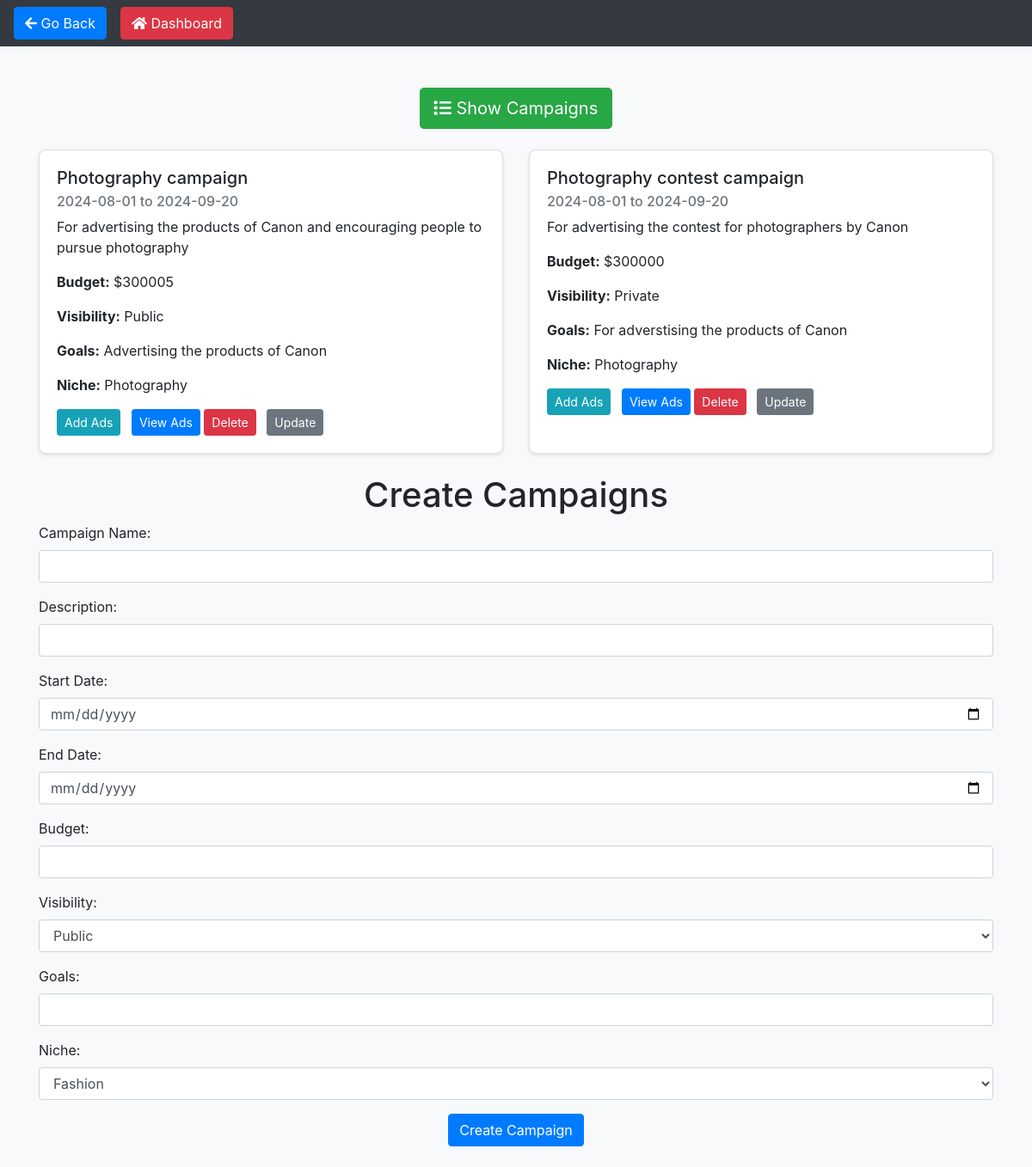
The page /campaign (signed in) on the database as committed earlier.
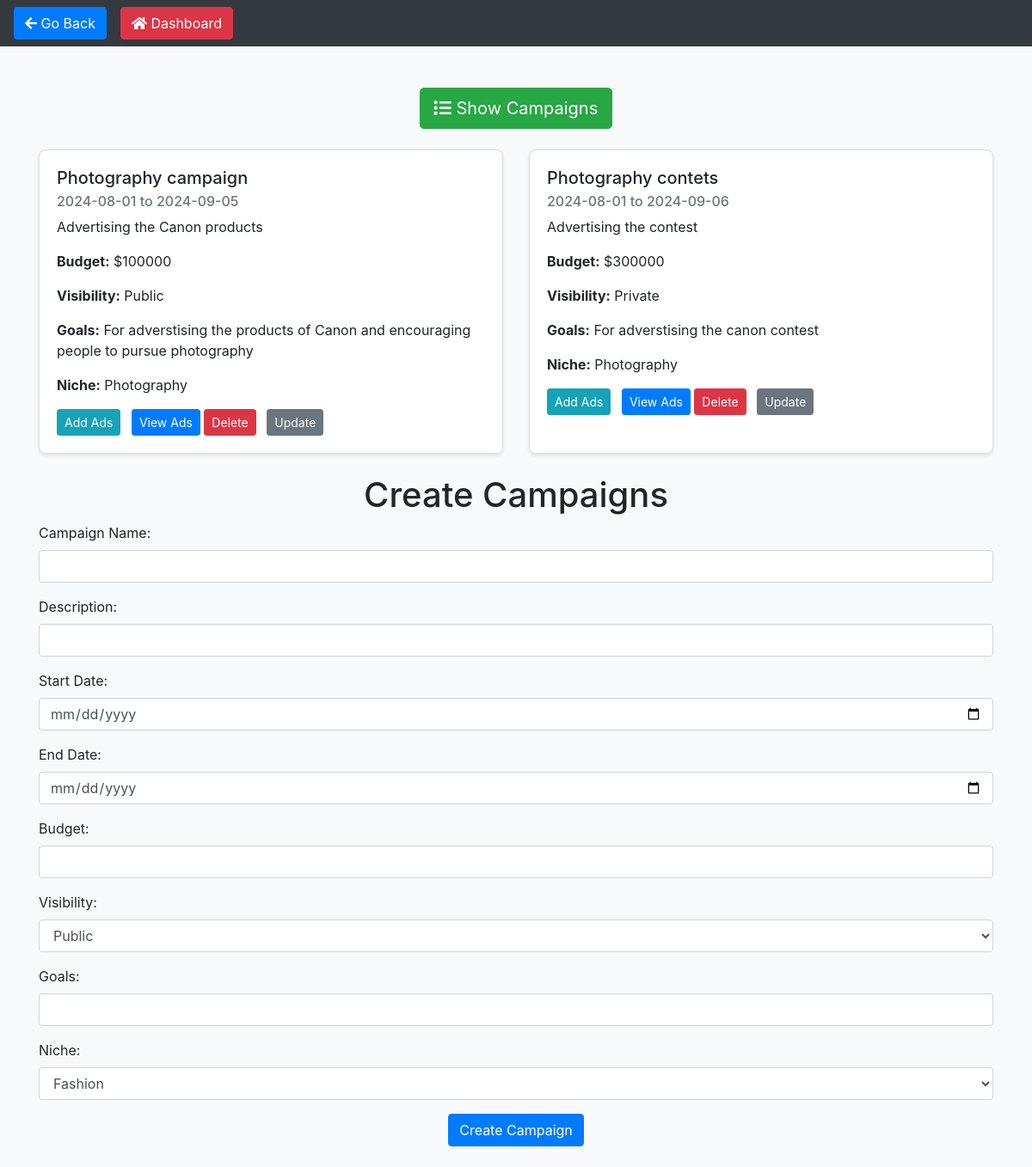
The same page on the database as committed later.
### models.py (models this page shows, shortened)
class Campaign(db.Model):
    __tablename__ = "campaign"
    id = db.Column(db.Integer, primary_key=True)
    name = db.Column(db.String(64), nullable=False)
    date_created = db.Column(db.DateTime, nullable=False, default=datetime.utcnow)
    description = db.Column(db.String(84), nullable=False)
    start_date = db.Column(db.DateTime, nullable=False)
    end_date = db.Column(db.DateTime, nullable=False)
    budget = db.Column(db.Integer, nullable=False)
    visibility = db.Column(db.String(84), nullable=False)
    goals = db.Column(db.String(84), nullable=False)
    niche = db.Column(db.String(64), nullable=False)
    user_id = db.Column(db.Integer, db.ForeignKey('user.id'), nullable=False)
    associated_influencers = db.relationship('Influencer', secondary=influencer_campaign_association,
                                             back_populates='campaigns')
    ads = db.relationship('Ad', backref='campaign', lazy=True)
    user = db.relationship('User', backref='campaigns')

### main.py (the view, shortened to what this page needs)
@app.route('/campaign', methods=["GET", "POST"])
def campaign():
    campaigns = Campaign.query.filter_by(user_id=current_user.id).all()
    return render_template('create_campaign.html',campaigns=campaigns)

### main.py (called while the page is built)
@login_manager.user_loader
def load_user(user_id):
    return User.query.get(int(user_id))

### templates/create_campaign.html (shortened to what the changed rows need)
<!DOCTYPE html>
<html>
  <head>
    <link
      href="https://stackpath.bootstrapcdn.com/bootstrap/4.3.1/css/bootstrap.min.css"
      rel="stylesheet"
    />
    <link
      href="https://cdnjs.cloudflare.com/ajax/libs/font-awesome/5.15.1/css/all.min.css"
      rel="stylesheet"
    />
    <link
      href="https://cdnjs.cloudflare.com/ajax/libs/font-awesome/5.15.1/css/all.min.css"
      rel="stylesheet"
    />
  </head>
  <body>
    <div class="container mt-5">
      {% if campaigns %}
      <div class="card-deck mt-4">
        {% for campaign in campaigns %}
        <div class="card mb-4">
          <div class="card-body">
            <h5 class="card-title">{{ campaign.name }}</h5>
            <h6 class="card-subtitle mb-2 text-muted">
              {{ campaign.start_date.strftime('%Y-%m-%d') }} to {{
              campaign.end_date.strftime('%Y-%m-%d') }}
            </h6>
            <p class="card-text">{{ campaign.description }}</p>
            <p class="card-text">
              <strong>Budget:</strong> ${{ campaign.budget }}
            </p>
            <p class="card-text">
              <strong>Visibility:</strong> {{ campaign.visibility }}
            </p>
            <p class="card-text">
              <strong>Goals:</strong> {{ campaign.goals }}
            </p>
            <p class="card-text">
              <strong>Niche:</strong> {{ campaign.niche }}
            </p>
            <a
              href="{{ url_for('add_ads', campaign_id=campaign.id) }}"
              class="btn btn-info btn-sm"
              >Add Ads</a
            >
            <a
              href="{{ url_for('view_ads', campaign_id=campaign.id, influencer_id=current_user.id) }}"
              class="btn btn-primary btn-sm ml-2"
              >View Ads</a
            >
            <form
              action="{{ url_for('delete_campaign', campaign_id=campaign.id) }}"
              method="post"
              style="display: inline"
            >
              <button type="submit" class="btn btn-danger btn-sm">
                Delete
              </button>
            </form>
            <a
              href="{{ url_for('update_campaign', campaign_id=campaign.id) }}"
              class="btn btn-secondary btn-sm ml-2"
              >Update</a
            >
          </div>
        </div>
        {% endfor %}
      </div>
      {% endif %}
      <h1 class="text-center">Create Campaigns</h1>
    </div>
  </body>
</html>

Rows that differ between the two databases and show on the page:
changed Campaign "Photography campaign": end_date "2024-09-20" → "2024-09-05"; description "For advertising the products of Canon and encouraging people to pursue photography" → "Advertising the Canon products"; budget "300005" → "100000"; goals "Advertising the products of Canon" → "For adverstising the products of Canon and encouraging people to pursue photography"
changed Campaign "Private": name "Photography contest campaign" → "Photography contets"; end_date "2024-09-20" → "2024-09-06"; description "For advertising the contest for photographers by Canon" → "Advertising the contest"; goals "For adverstising the products of Canon" → "For adverstising the canon contest"
